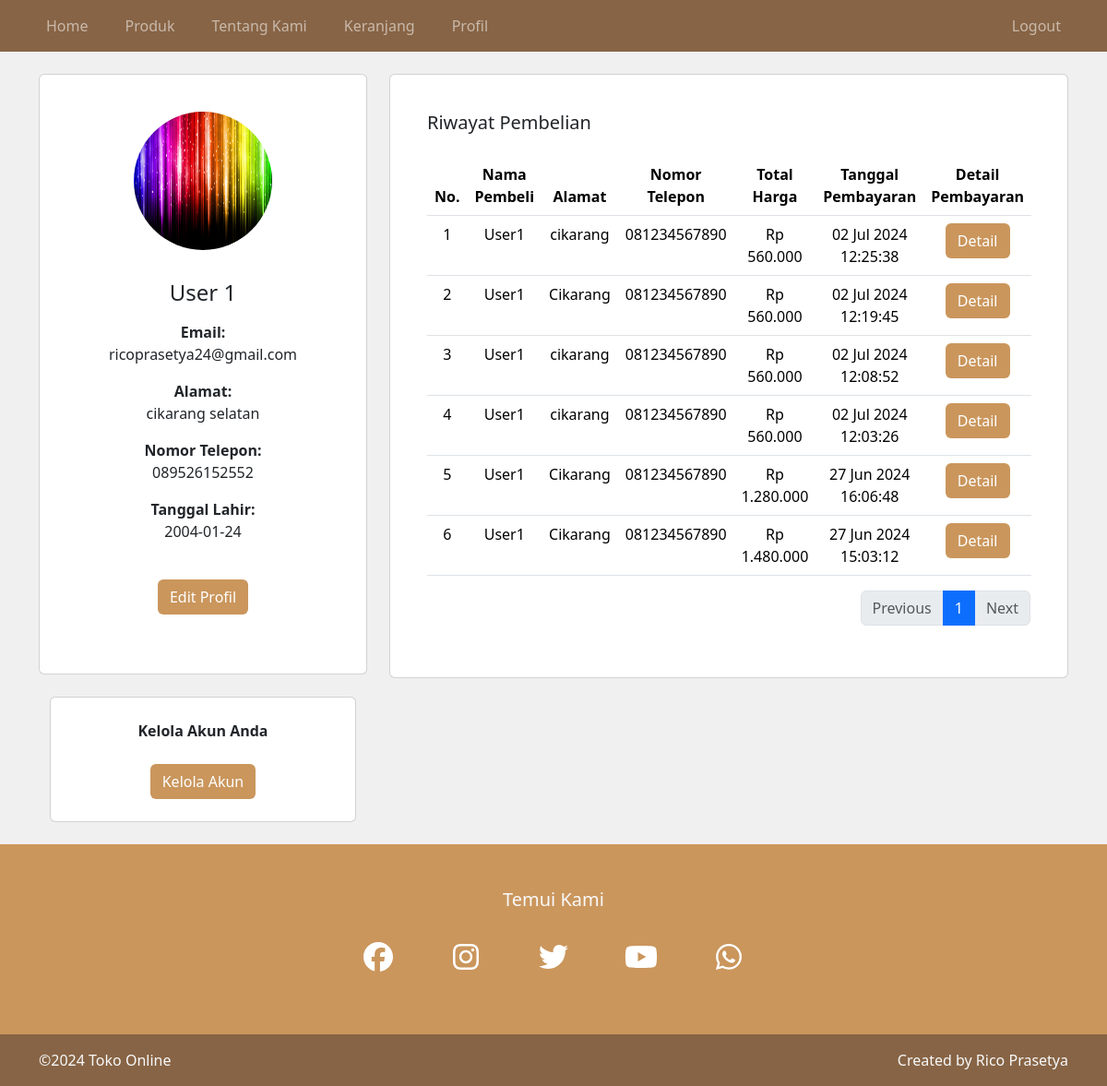
Page /profil.php (signed in) on the committed database.
### tables this page shows
CREATE TABLE `profil` (
  `id` int(11) NOT NULL,
  `user_id` int(11) NOT NULL,
  `foto_profil` varchar(255) DEFAULT NULL,
  `email` varchar(255) DEFAULT NULL,
  `alamat` text DEFAULT NULL,
  `nomor_telepon` varchar(20) DEFAULT NULL,
  `tanggal_lahir` date DEFAULT NULL
);

CREATE TABLE `pembayaran` (
  `id` int(11) NOT NULL,
  `user_id` int(11) DEFAULT NULL,
  `nama_pembeli` varchar(255) DEFAULT NULL,
  `alamat` text DEFAULT NULL,
  `nomor_telepon` varchar(20) DEFAULT NULL,
  `total_harga` int(11) DEFAULT NULL,
  `tanggal_pembayaran` datetime DEFAULT NULL
);

### profil.php (the view, shortened to what this page needs)
<?php
require "koneksi.php";
$user_id = $_SESSION['user_id'];
$query = "SELECT * FROM profil WHERE user_id = $user_id";
$result = mysqli_query($con, $query);
$profil = mysqli_fetch_assoc($result);
$halaman_sekarang = isset($_GET['halaman']) ? (int)$_GET['halaman'] : 1;
$jumlah_data_per_halaman = 10;
$offset = ($halaman_sekarang - 1) * $jumlah_data_per_halaman;
$query_pembelian = "SELECT * FROM pembayaran WHERE user_id = $user_id ORDER BY tanggal_pembayaran DESC LIMIT $offset, $jumlah_data_per_halaman";
$result_pembelian = mysqli_query($con, $query_pembelian);
$query_count = "SELECT COUNT(*) AS total FROM pembayaran WHERE user_id = $user_id";
$result_count = mysqli_query($con, $query_count);
$row_count = mysqli_fetch_assoc($result_count);
$total_data = $row_count['total'];
$total_halaman = ceil($total_data / $jumlah_data_per_halaman);
?>
<!DOCTYPE html>
<html lang="en">
<head>
    <link rel="stylesheet" href="bootstrap/dist/css/bootstrap.min.css">
    <link rel="stylesheet" href="fontawesome/css/all.min.css">
    <link rel="stylesheet" href="css/style.css">
</head>
<body>
    <?php require "navbar.php"; ?>
    <div class="container mt-4">
        <div class="row">
            <div class="col-md-4">
                <div class="card mb-4 p-4">
                    <div class="card-body text-center">
                        <?php if ($profil['foto_profil']) : ?>
                            <img src="image/<?php echo $profil['foto_profil']; ?>" alt="Foto Profil" class="rounded-circle mb-3" style="width: 150px; height: 150px;">
                        <?php else : ?>
                            <img src="image/profil.jpg" alt="Foto Profil" class="rounded-circle mb-3" style="width: 150px; height: 150px;">
                        <?php endif; ?>
                        <h4 class="card-title my-3"><?php echo $_SESSION['username']; ?></h4>
                        <strong>Email:</strong>
                        <p class="card-text"><?php echo $profil['email'] ?? 'Email belum ditambahkan'; ?></p>
                        <strong>Alamat:</strong>
                        <p class="card-text"><?php echo $profil['alamat'] ?? 'Alamat belum ditambahkan'; ?></p>
                        <strong>Nomor Telepon:</strong>
                        <p class="card-text"><?php echo $profil['nomor_telepon'] ?? 'Nomor Telepon belum ditambahkan'; ?></p>
                        <strong>Tanggal Lahir:</strong>
                        <p class="card-text"><?php echo $profil['tanggal_lahir'] ?? 'Tanggal Lahir belum ditambahkan'; ?></p>
                        <a href="edit_profil.php" class="btn warna2 text-white my-4">Edit Profil</a>
                    </div>
                </div>
                <div class="container mt-4">
                    <div class="row">
                        <div class="col-md-4"  style="width: 500px;">
                            <div class="card p-4 mb-4 text-center">
                            <strong>Kelola Akun Anda</strong>
                                <div class="text-muted text-center">
                                    <a href="kelola_akun.php" class="btn warna2 text-white mt-4">Kelola Akun</a>
                                </div>
                            </div>
                        </div>
                    </div>
                </div>
            </div>
            <div class="col-md-8">
                <div class="card p-4">
                    <div class="card-body">
                        <h5 class="card-title mb-4">Riwayat Pembelian</h5>
                        <table class="table text-center">
                            <thead>
                                <tr>
                                    <th>No.</th>
                                    <th>Nama Pembeli</th>
                                    <th>Alamat</th>
                                    <th>Nomor Telepon</th>
                                    <th>Total Harga</th>
                                    <th>Tanggal Pembayaran</th>
                                    <th>Detail Pembayaran</th>
                                </tr>
                            </thead>
                            <tbody>
                                <?php $no = ($halaman_sekarang - 1) * $jumlah_data_per_halaman + 1;
                                while ($row = mysqli_fetch_assoc($result_pembelian)) : ?>
                                    <tr>
                                        <td><?php echo $no++; ?></td>
                                        <td><?php echo $row['nama_pembeli']; ?></td>
                                        <td><?php echo $row['alamat']; ?></td>
                                        <td><?php echo $row['nomor_telepon']; ?></td>
                                        <td><?php echo 'Rp ' . number_format($row['total_harga'], 0, ',', '.'); ?></td>
                                        <td><?php echo date('d M Y H:i:s', strtotime($row['tanggal_pembayaran'])); ?></td>
                                        <td><a href="detail_pembayaran.php?id=<?php echo $row['id']; ?>" class="btn warna2 text-white">Detail</a></td>
                                    </tr>
                                <?php endwhile; ?>
                            </tbody>
                        </table>
                        <nav aria-label="Page navigation example">
                            <ul class="pagination justify-content-end">
                                <li class="page-item <?php echo $halaman_sekarang <= 1 ? 'disabled' : ''; ?>">
                                    <a class="page-link" href="?halaman=<?php echo $halaman_sekarang - 1; ?>" tabindex="-1" aria-disabled="true">Previous</a>
                                </li>
                                <?php for ($i = 1; $i <= $total_halaman; $i++) : ?>
                                    <li class="page-item <?php echo $i == $halaman_sekarang ? 'active' : ''; ?>"><a class="page-link" href="?halaman=<?php echo $i; ?>"><?php echo $i; ?></a></li>
                                <?php endfor; ?>
                                <li class="page-item <?php echo $halaman_sekarang >= $total_halaman ? 'disabled' : ''; ?>">
                                    <a class="page-link" href="?halaman=<?php echo $halaman_sekarang + 1; ?>">Next</a>
                                </li>
                            </ul>
                        </nav>
                    </div>
                </div>
            </div>
        </div>
    </div>
    <?php require "footer.php"; ?>
</body>
</html>

### css/style.css (style rules this page uses)
.warna2 { background-color: #CA965C; }
body { background-color: #f0f0f0; }

### rows in the picture
profil: foto_profil (picture), email "ricoprasetya24@gmail.com", alamat "cikarang selatan", nomor_telepon "089526152552", tanggal_lahir "2004-01-24"
pembayaran: nama_pembeli "User1", alamat "cikarang", nomor_telepon "081234567890", total_harga "560.000", tanggal_pembayaran "02 Jul 2024 12:25:38"
pembayaran: nama_pembeli "User1", alamat "Cikarang", nomor_telepon "081234567890", total_harga "560.000", tanggal_pembayaran "02 Jul 2024 12:19:45"
pembayaran: nama_pembeli "User1", alamat "cikarang", nomor_telepon "081234567890", total_harga "560.000", tanggal_pembayaran "02 Jul 2024 12:08:52"
pembayaran: nama_pembeli "User1", alamat "cikarang", nomor_telepon "081234567890", total_harga "560.000", tanggal_pembayaran "02 Jul 2024 12:03:26"
pembayaran: nama_pembeli "User1", alamat "Cikarang", nomor_telepon "081234567890", total_harga "1.280.000", tanggal_pembayaran "27 Jun 2024 16:06:48"
pembayaran: nama_pembeli "User1", alamat "Cikarang", nomor_telepon "081234567890", total_harga "1.480.000", tanggal_pembayaran "27 Jun 2024 15:03:12"

### other values in the picture
$_SESSION['username'] "User 1"
